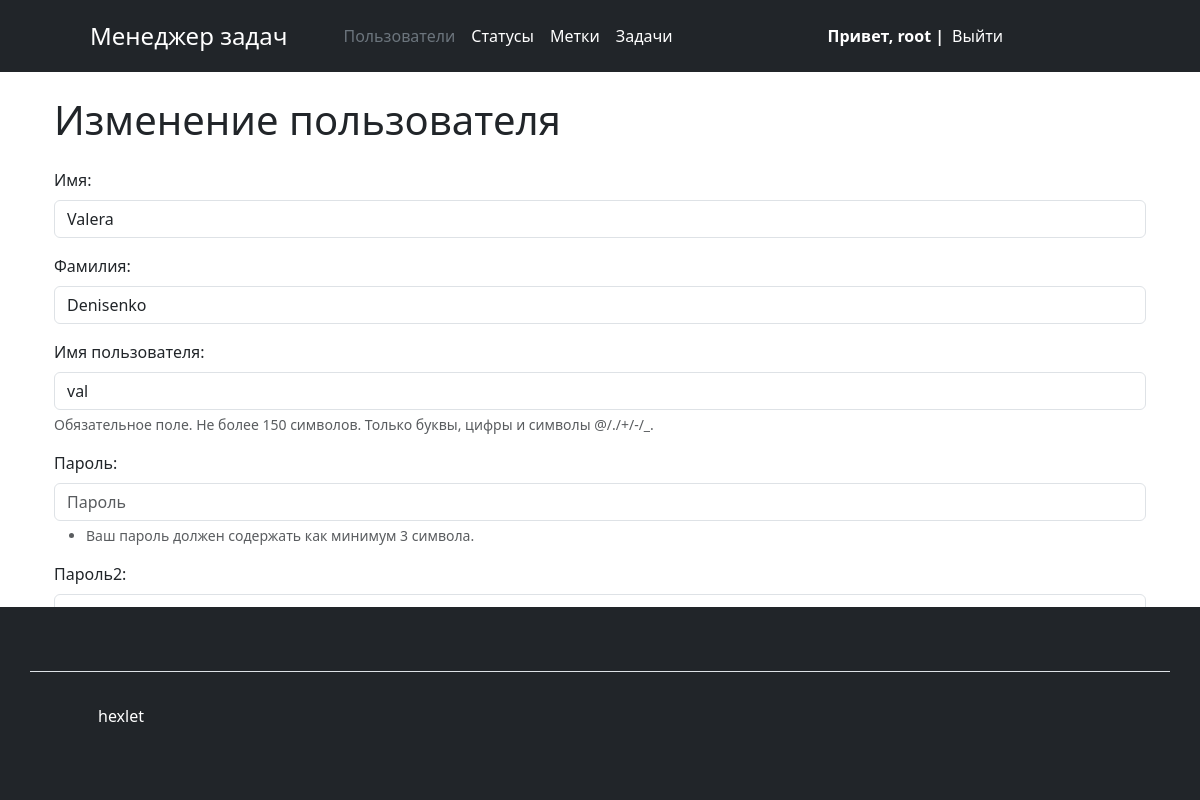
Page /users/1/update/ (signed in) on the committed database.
### users/models.py (models this page shows, shortened)
class User(AbstractUser):
    created_at = models.DateTimeField(auto_now_add=True)

### users/views.py (the view, shortened to what this page needs)
# urls.py: path('<int:pk>/update/', views.UserEditView.as_view(), name='edit_user'),
class UserEditView(AuthRequiredMixin,
                   UserPermissionMixin,
                   SuccessMessageMixin,
                   UpdateView):
    model = User
    form_class = UserEditForm
    template_name = 'users/edit_user_form.html'
    success_message = _('User is successfully updated')
    permission_message = _('You have no rights to change another user.')
    permission_url = reverse_lazy('users:users_index')
    def get_context_data(self, **kwargs):
        context = super().get_context_data(**kwargs)
        context['logo'] = _('Task Manager')
        context['title'] = _('Task Manager')
        context['button_text'] = _('Edit')
        context['current_page'] = 'users_index'
        return context
    def get_object(self):
        return self.request.user
    def get_form_kwargs(self):
        kwargs = super().get_form_kwargs()
        kwargs['instance'] = User.objects.get(id=self.kwargs['pk'])
        return kwargs

### task_manager/mixins.py (called while the page is built)
    def dispatch(self, request, *args, **kwargs):
        if not request.user.is_authenticated:
            messages.error(request, self.auth_message)
            return redirect(reverse_lazy('users:login'))
        return super().dispatch(request, *args, **kwargs)

    def test_func(self):
        return self.get_object() == self.request.user

    def dispatch(self, request, *args, **kwargs):
        if not request.user.has_perm('change_user_data'):
            if int(kwargs['pk']) != request.user.id:
                messages.error(request, self.permission_message)
                return HttpResponseRedirect(reverse('users:users_index'))
        return super().dispatch(request, *args, **kwargs)

### users/templates/users/edit_user_form.html (shortened to what this page needs)
{% extends "base.html" %}
{% block content %}
<div class="container wrapper flex-grow-1">
    <h1 class="my-4">Изменение пользователя</h1>
    <form method="post">
        {% for f in form %}
        <div class="mb-3">
            <label class="form-label" for="{{ f.id_for_label }}">{{f.label}}: </label>
            {% if f.label == "Имя пользователя" %}
                {{ f }}
            <div class="form-text">
                Обязательное поле. Не более 150 символов. Только буквы, цифры и символы @/./+/-/_.
            </div>
            {% elif f.label == "Пароль" %}
                {{ f }}
             <div class="form-text">
                <ul>
                    <li>Ваш пароль должен содержать как минимум 3 символа.</li>
                </ul>
            </div>
            {% elif f.label == "Подтверждение пароля" %}
                {{ f }}
            <div class="form-text">
                Для подтверждения введите, пожалуйста, пароль ещё раз.
            </div>
            {% else %}
                {{ f }}
            {% endif %}
        </div>
        {% endfor %}
        <p>
            <button class="btn btn-primary btn-lg" type="submit">Изменить</button>
        </p>
    </form>
    </div>
{% endblock %}

### manager/templates/manager/components/header.html
{% load i18n %}
<header class="p-3 text-bg-dark">
    <div class="container">
        <div class="d-flex flex-wrap align-items-center justify-content-center justify-content-lg-start">
            <a href="/" class="d-flex  mb-2 mb-lg-0 text-white text-decoration-none" previewlistener="true">
                <svg class="bi me-2" width="40" height="32" role="img" aria-label="Bootstrap">
                    <use xlink:href="#bootstrap"></use>
                </svg>
            </a>
            <a class="navbar-brand fs-4 me-5" href="/" previewlistener="true">{{ logo }}</a>
            <ul class=" nav col-12 col-lg-auto me-lg-auto mb-2 justify-content-center mb-md-0">
                <li>
                    <a href="{% url 'users:users_index' %}"
                       class="nav-link px-2 {% if current_page == 'users_index' %}text-secondary {% else %} text-white {% endif %}">
                        {% trans "Users" %}</a>
                </li>
                {% if user.is_authenticated %}
                <li><a href="{% url 'statuses:all_statuses' %}"
                       class="nav-link px-2 {% if current_page == 'statuses' %}text-secondary {% else %} text-white {% endif %}">{% trans "Statuses" %}</a></li>
                <li><a href="{% url 'labels:all_labels' %}"
                       class="nav-link px-2 {% if current_page == 'labels' %}text-secondary {% else %} text-white {% endif %}">{% trans "Tags" %}</a></li>
                <li><a href="{% url 'tasks:tasks' %}"
                       class="nav-link px-2 {% if current_page == 'tasks' %}text-secondary {% else %} text-white {% endif %}">{% trans "Tasks" %}</a></li>
                {% endif %}
                </ul>
                {% if not user.is_authenticated %}
                <div class="text-end">
                    <a href="{% url 'users:login' %}" class="btn btn-outline-light me-2">{% trans "login" %}</a>
                    <a href="{% url 'users:register' %}" class="btn btn-warning">{% trans "sigh up" %}</a>
                </div>
                {% else %}
                <div class="text-end text-white fw-bold">
                     {% trans 'Hello' %}, {{ user.username }} |
                </div>
                <ul class=" nav col-12 col-lg-auto me-lg-auto mb-2 justify-content-center mb-md-0">
                    <li><a href="{% url 'users:logout' %}" class="nav-link px-2 text-white">{% trans ' logout' %}</a></li>
                </ul>
                {% endif %}
        </div>
    </div>
</header>

### rows in the picture
User: username "root"
User: form "Valera" "Denisenko", form "val"

### other values in the picture
{{ logo }} "Менеджер задач"
{{ f.label }} "Имя" "Фамилия" "Имя пользователя" "Пароль" "Пароль2"
